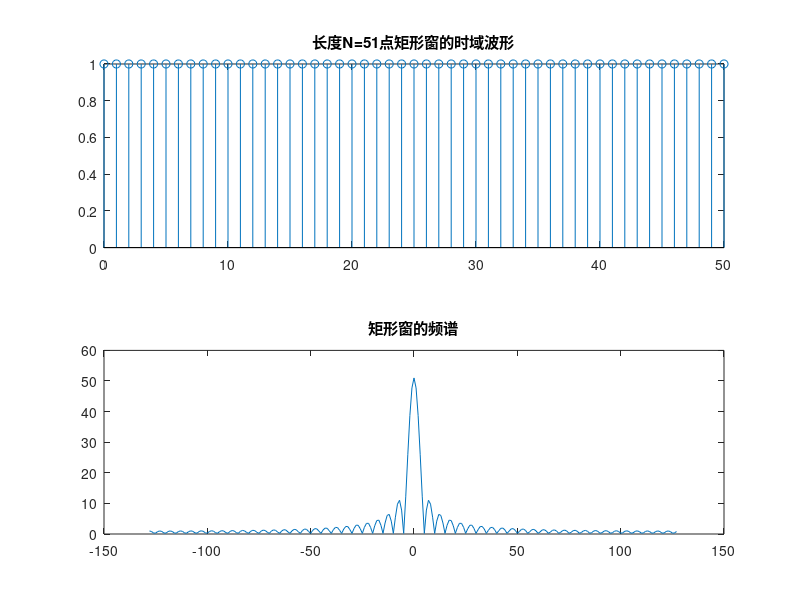

Source code (MATLAB):
%分析长度N=51点矩形窗的时域波形及频谱
N=51;
w=boxcar(N);
Y=fft(w,256);
subplot(2,1,1);
stem([0:N-1],w);
title('长度N=51点矩形窗的时域波形');
subplot(2,1,2);
Y0= abs(fftshift(Y));
plot([-128:127], Y0)
title('矩形窗的频谱');